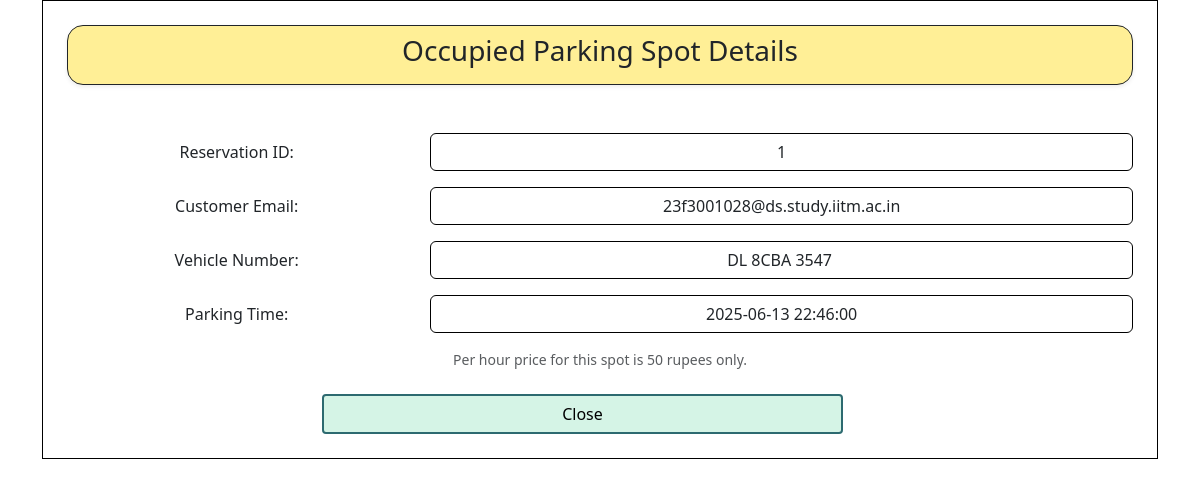
The page /occupied-spot/1 (signed in) on the database its author committed.
### app/models/reservation.py (models this page shows)
class reservation(db.Model):
    __tablename__ = 'reservation'
    reservation_id = db.Column(db.Integer, primary_key=True, autoincrement=True)
    spot_id = db.Column(db.Integer, db.ForeignKey('parking_spot.spot_id', ondelete='RESTRICT', onupdate='CASCADE'), nullable=False)
    lot_id = db.Column(db.Integer, db.ForeignKey('parking_lot.lot_id', ondelete='RESTRICT', onupdate='CASCADE'), nullable=False)
    user_email = db.Column(db.String(100), db.ForeignKey('client.email', ondelete='RESTRICT', onupdate='CASCADE'), nullable=False)
    parking_time = db.Column(db.DateTime, nullable=False)
    leaving_time = db.Column(db.DateTime)
    vehicle_no = db.Column(db.String(20), nullable=False)
    total_cost = db.Column(db.Integer)
    status = db.Column(db.String(20), default='active')  # values: 'active', 'deleted'
    lot = db.relationship('parking_lot', backref='reservations')
    spot = db.relationship('parking_spot', backref='reservations')
    client = db.relationship('client', backref='reservations')

### app/routes/admin.py (the view)
@admin_bp.route('/occupied-spot/<int:reservation_id>')
@admin_required
def occupied_spot(reservation_id):
    data = reservation.query.get(reservation_id)
    if data:
        return render_template('admin/forms/occupied_spot.html', reservation_id=data.reservation_id, email=data.user_email, vehicle=data.vehicle_no, time=data.parking_time, spot_id=data.spot_id, price=data.lot.price)
    flash("Reservation not found", "danger")
    return redirect(url_for('admin.view_spot', spot_id = data.spot_id))

### app/routes/admin.py (called while the page is built)
def admin_required(f):
    @wraps(f)
    def decorated_function(*args, **kwargs):
        if 'admin' not in session:
            return redirect(url_for('auth.adminlogin'))
        return f(*args, **kwargs)
    return decorated_function

### app/templates/admin/forms/occupied_spot.html (shortened to what this page needs)
{% extends "admin/forms/base.html" %}
{% block heading %}
Occupied Parking Spot Details
{% endblock %}
{% block content %}
<form action="{{ url_for('admin.view_occupied_spot', reservation_id=reservation_id) }}" method="GET">
    <div class="mb-3 row">
        <label for="id" class="col-sm-4 col-form-label">Reservation ID:</label>
        <div class="col-sm-8">
            <input type="text" id="id" class="form-control border border-black text-center" value="{{ reservation_id }}" readonly>
        </div>
    </div>
    <div class="mb-3 row">
        <label for="email" class="col-sm-4 col-form-label">Customer Email:</label>
        <div class="col-sm-8">
            <input type="email" id="email" class="form-control border border-black text-center" value="{{ email }}" readonly>
        </div>
    </div>
    <div class="mb-3 row">
        <label for="vehicle" class="col-sm-4 col-form-label">Vehicle Number:</label>
        <div class="col-sm-8">
            <input type="text" id="vehicle" class="form-control border border-black text-center" value="{{ vehicle }}" readonly>
        </div>
    </div>
    <div class="mb-3 row">
        <label for="time" class="col-sm-4 col-form-label">Parking Time:</label>
        <div class="col-sm-8">
            <input type="text" id="time" class="form-control border border-black text-center" value="{{ time }}" readonly>
        </div>
    </div>
    <div id="statuslink" class="form-text">Per hour price for this spot is {{ price }} rupees only.</div>
    <br>
    <div class="container-fluid">
        <a href="{{ url_for('admin.view_spot', spot_id=spot_id) }}" class="btn rounded-1 w-50" style="background-color: #d5f4e6; border: 2px solid #2d6a70; color: black; margin-right: 35px;">Close</a>
    </div>
</form>
{% endblock %}

### rows shown on the page
reservation: user_email "23f3001028@ds.study.iitm.ac.in", vehicle_no "DL 8CBA 3547", parking_time "2025-06-13 22:46:00"

### other values the page prints
{{ price }} "50"
